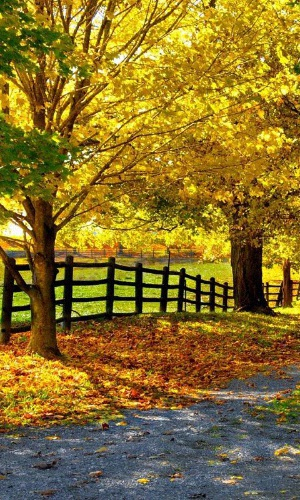
#> input picture hw3/images/autumn.jpg, 300 x 500 px
$ python p1_seam_carve.py images/autumn.jpg   (older library calls are emulated)
#> lines starting #> are read from the running program, lines starting #| are printed output that depends on the picture
#python p1_seam_carve.py input_image_name

import numpy as np
import cv2
import sys


def sobel(img):
    sobel_x = cv2.Sobel(img, cv2.CV_64F, 1, 0)
    sobel_y = cv2.Sobel(img, cv2.CV_64F, 0, 1)

    return np.absolute(sobel_x) + np.absolute(sobel_y)


'''apply the seam carve'''
def seam_carving(sobel_img, color_img, gray_img, count, direction):

    W = sobel_img.copy()
    W[:, 0] = 0
    W[:, color_img.shape[1] - 1] = 0
    W[:, 0] = 100000
    W[:, -1] = 100000

    for i in range(1, color_img.shape[0]):
        prev_weight = W[i - 1, :]
        prev_line_min = np.zeros((gray_img.shape[1]))

        left = prev_weight[:-2]
        right = prev_weight[2:]
        center = prev_weight[1:-1]

        a = (1-((center == right)*(center == left))) *\
            (center <= right) * (center <= left) * center
        b = ((1-((center == right)*(center == left))) *\
            (right <= center) * (right <= left)) * right
        c = ((1-((center == right)*(center == left))) *\
            (left <= right) * (left <= center)) * left
        d = ((center == right) * (center == left)) * left

        prev_line_min[1:-1] = a + b + c + d

        prev_line_min[0] = min(prev_weight[0], prev_weight[1])
        prev_line_min[-1] = min(prev_weight[-1], prev_weight[-2])
        W[i, :] += prev_line_min


    trace = []
    last_min = np.argmin(W[color_img.shape[0] - 1, :])
    tracing(W, last_min, color_img.shape[0] - 1, trace)

    is_max = np.zeros_like(gray_img, dtype=np.bool)
    np.ndarray.fill(is_max, True)

    trace.reverse()
    energy_sum = 0
    tmp = color_img.copy()

    for index in range(len(trace)):
        x = index
        y = trace[index]
        tmp[x, y] = [0, 0, 255]
        is_max[x, y] = False
        energy_sum += sobel_img[x, y]
        if count == 0 or count == 1 or count == diff - 1:
            if index == 0 or index == len(trace)//2 or index == len(trace)-1:
                if direction == 0:
                    print("%d , %d" %(x, y))
                else:
                    print("%d , %d" %(y, x))

    if count == 0:
        if direction == 1:
            tmp = np.rot90(tmp, 3)
        cv2.imwrite('{}_seam.jpg'.format(img_name), tmp)

    color_mask = np.repeat(is_max[:, :, np.newaxis], 3, axis=2)
    if count == 0 or count == 1 or count == diff-1:
        print('Energy of seam {}: {:.2f}\n'.format(count, energy_sum / len(trace)))

    new_color = color_img.copy()
    new_color = new_color[color_mask]
    new_color = new_color.reshape((color_img.shape[0], color_img.shape[1] - 1, 3))
    new_gray = gray_img.copy()
    new_gray = new_gray[is_max]
    new_gray = new_gray.reshape((color_img.shape[0], color_img.shape[1] - 1))

    return new_color, new_gray


def tracing(M, prev_min, curr_row, trace_arr):
    if curr_row < 0:
        return
    trace_arr.append(prev_min)
    #trace_arr += prev_min

    if prev_min == 0:
        index = np.argmin(M[curr_row - 1, 0: 2])
        index = prev_min + index
        tracing(M, index, curr_row - 1, trace_arr)
    elif prev_min == M.shape[1] - 1:
        index = np.argmin(M[curr_row - 1, prev_min - 1: M.shape[1]])
        index = prev_min + (1 - index)
        tracing(M, index, curr_row - 1, trace_arr)
    # general case
    else:
        index = np.argmin(M[curr_row - 1, prev_min - 1:prev_min + 2])
        index = prev_min + (index - 1)
        tracing(M, index, curr_row - 1, trace_arr)


def pretty_print(count, direction):
    print('Points on seam %d:' % count)
    if direction == 0:
        print('vertical')
    else:
        print('horizontal')


if __name__ == '__main__':
    file_name = sys.argv[1]
    img_name = file_name[:-4]
    img = cv2.imread(file_name).astype(np.float32)
    gray = cv2.cvtColor(img, cv2.COLOR_BGR2GRAY)
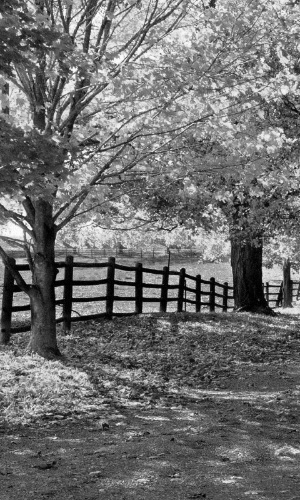
#> gray: shape (500, 300) float32; min 0, max 254.7, mean 111.3
    col, row = gray.shape
#> col = 500; row = 300

    if row > col:
        diff = row - col
        gray_carving = gray
        color_carving = img
        direction = 0
    else:
        diff = col - row
#> diff = 200
        gray_carving = np.rot90(gray)
        color_carving = np.rot90(img)
        direction = 1

    count = 0
    for i in range(diff):
        if count == 0 or count == 1 or count == diff-1:
            pretty_print(count, direction)

        sobel_img = sobel(gray_carving)
        color_carving, gray_carving =\
            seam_carving(sobel_img, color_carving, gray_carving, count, direction)
        count += 1
#> this loop made 200 passes
#> pass 1, in sobel, `sobel_y = cv2.Sobel(img, cv2.CV_64F, 0, 1)`:
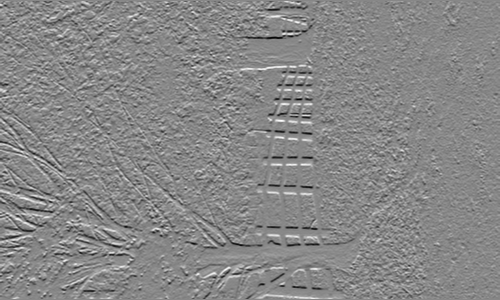
#> sobel_y: shape (300, 500) float64; min -849.5, max 745.8, mean -0.1; drawn with min black and max white
#> pass 1, `sobel_img = sobel(gray_carving)`:
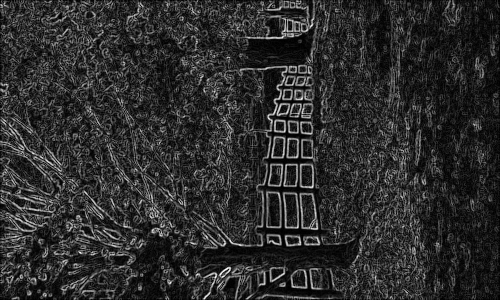
#> sobel_img: shape (300, 500) float64; min 0, max 1103.9, mean 196.7; drawn with min black and max white
#> after the loop:
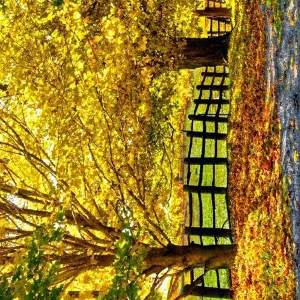
#> color_carving: shape (300, 300, 3) float32; mean B, G, R 36.3, 123.3, 152.2
#> after the loop:
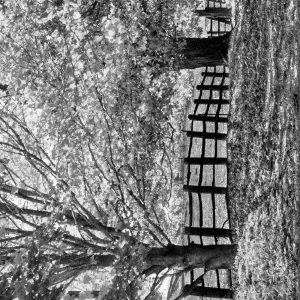
#> gray_carving: shape (300, 300) float32; min 0, max 254.2, mean 122
#> after the loop:
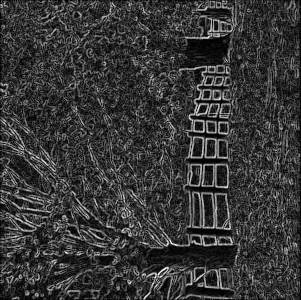
#> sobel_img: shape (300, 301) float64; min 0, max 1103.9, mean 242.5; drawn with min black and max white
    #end_for

    if row < col:
        color_carving = np.rot90(color_carving, 3)
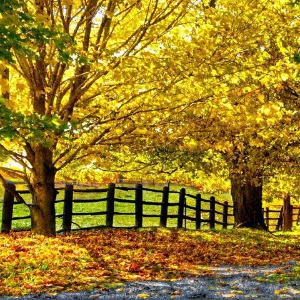
#> color_carving: shape (300, 300, 3) float32; mean B, G, R 36.3, 123.3, 152.2

    cv2.imwrite('{}_final.jpg'.format(img_name), color_carving)

    sys.exit()
#> (the program exits here)
